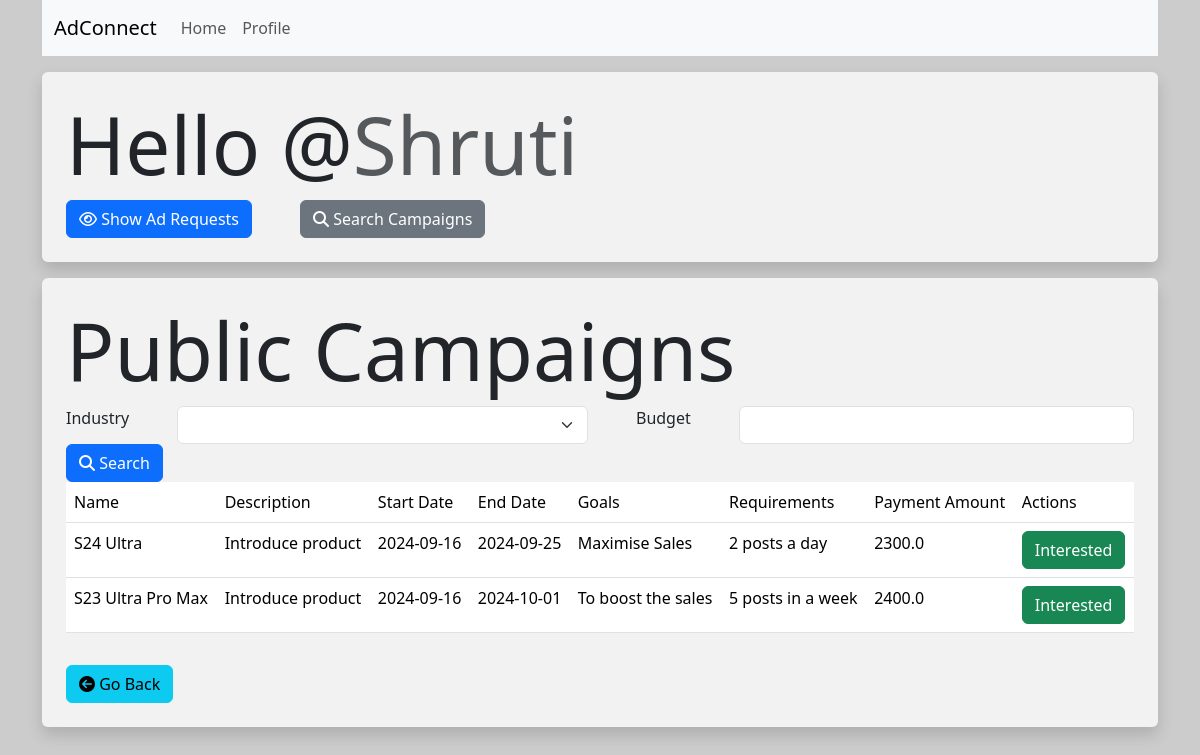
The app's page /influencer/1/search_campaigns (signed in) with its own data.
### models.py (models this page shows)
class Influencer(db.Model):
    __tablename__ = 'influencers'
    id = db.Column(db.Integer, primary_key=True)
    username = db.Column(db.String(128),unique=True,nullable=False)
    passhash = db.Column(db.String(256),nullable=False)
    name = db.Column(db.String(64),nullable=True)
    category = db.Column(db.String(128),nullable=False)
    niche = db.Column(db.String(128),nullable=False)
    reach = db.Column(db.Integer)
    ad_requests = db.relationship('AdRequest', back_populates='influencer')

class Campaign(db.Model):
    __tablename__ = 'campaigns'
    id = db.Column(db.Integer, primary_key=True)
    name = db.Column(db.String(256), nullable=False)
    description = db.Column(db.Text)
    start_date = db.Column(db.Date)
    end_date = db.Column(db.Date)
    budget = db.Column(db.Float)
    visibility = db.Column(db.String(64))  # Could be 'public' or 'private'
    goals = db.Column(db.Text)
    payment_amount = db.Column(db.Float, nullable=False)
    requirements = db.Column(db.String, nullable=False)
    sponsor_id = db.Column(db.Integer, db.ForeignKey('sponsors.id'))
    sponsor = db.relationship('Sponsor', back_populates='campaigns')
    ad_requests = db.relationship('AdRequest', back_populates='campaign')

### routes.py (the view)
@app.route('/influencer/<int:influencer_id>/search_campaigns')
@influencer_required
def search_campaigns(influencer_id):
    influencer = Influencer.query.filter_by(id=influencer_id).first()
    industries = [sponsor.industry for sponsor in Sponsor.query.distinct(Sponsor.industry).all()]
    campaigns = Campaign.query.filter_by(visibility = "public" ).all()
    return render_template("/influencer/search_campaigns.html", campaigns = campaigns, influencer = influencer, industries=industries)

### routes.py (called while the page is built)
def influencer_required(inner_func):
    @wraps(inner_func)
    def decorated_func(*args, **kwargs):
        if session.get("id"):
            if session.get("user_type") == "influencer":
                if session['is_flagged'] == True:
                    flash("Error : Your account has been flagged. Please contact our support team at support@adconnect.in ")
                    return redirect(url_for('login'))
                else:
                    return inner_func(*args, **kwargs)
            else:
                flash("Error : You are not authorized to access this page")
                return redirect(url_for('index'))
        else:
            flash("Error : Please log in to continue")
            return redirect(url_for('login'))
    return decorated_func

### templates/influencer/search_campaigns.html (shortened to what this page needs)
{% extends 'layout.html' %}
{% block content %}
    <div class="p-4 bg-white bg-opacity-75 rounded shadow mt-3">
        <h1 class="display-1">Hello @<span class="text-muted">{{  influencer.username  }}</span></h1>
        <div class="d-flex gap-5">
            <a href="{{ url_for('show_ad_requests', influencer_id = influencer.id) }}" class="btn btn-primary"><i class="fa-regular fa-eye"></i> Show Ad Requests</a>
            <button type="submit" class="btn btn-secondary"><i class="fa-solid fa-magnifying-glass"></i> Search Campaigns</button>
        </div>
    </div>
    <div class="p-4 bg-white bg-opacity-75 rounded shadow mt-3">
        <h1 class="display-1">Public Campaigns</h1>
        <form action="{{url_for('search_campaigns_post', influencer_id=influencer.id)}}" method="post">
            <div class="d-flex gap-5">
                <label for="industry">Industry</label>
                <select name="industry" class="form-select">
                    <option value=""></option>
                    {% for industry in industries %}
                        <option value="{{industry}}">{{industry}}</option>
                    {% endfor%}
                </select>
                <label for="budget">Budget</label>
                <input type="number" name="budget" class="form-control" min="0">
            </div>
            <button type="submit" class="btn btn-primary"><i class="fa-solid fa-magnifying-glass"></i> Search</button>
        </form>
        <table class="table table-hover">
            <thead>
                <tr>
                    <td>Name</td>
                    <td>Description</td>
                    <td>Start Date</td>
                    <td>End Date</td>
                    <td>Goals</td>
                    <td>Requirements</td>
                    <td>Payment Amount</td>
                    <td>Actions</td>
                </tr>
            </thead>
            <tbody>
                {% for campaign in campaigns %}
                    <tr>
                        <td>{{campaign.name}}</td>
                        <td>{{campaign.description}}</td>
                        <td>{{campaign.start_date}}</td>
                        <td>{{campaign.end_date}}</td>
                        <td>{{campaign.goals}}</td>
                        <td>{{campaign.requirements}}</td>
                        <td>{{campaign.payment_amount}}</td>
                        <td>
                           <form action="{{url_for('interested_campaign',campaign_id = campaign.id, sponsor_id = campaign.sponsor_id, influencer_id = influencer.id)}}" class="form" method="post">
                                <button type="submit" class="btn btn-success"> Interested </button>
                           </form>
                        </td>
                    </tr>
                {% endfor %}
            </tbody>
        </table>
        <div class="form-group p-2"></div>
            <a href="{{ url_for('influencer_home') }}" class="btn btn-info"><i class="fa fa-arrow-circle-left"></i> Go Back</a>
        </div>
    </div>
{% endblock %}

### templates/layout.html (style rules this page uses)
body { background-image: url('https://picsum.photos/1920/1080'); background-size: cover; background-repeat: no-repeat; background-attachment: fixed; }

### records on screen
Influencer: username "Shruti"
Campaign: name "S24 Ultra", description "Introduce product", start_date "2024-09-16", end_date "2024-09-25", goals "Maximise Sales", requirements "2 posts a day", payment_amount "2300.0"
Campaign: name "S23 Ultra Pro Max", description "Introduce product", start_date "2024-09-16", end_date "2024-10-01", goals "To boost the sales", requirements "5 posts in a week", payment_amount "2400.0"
